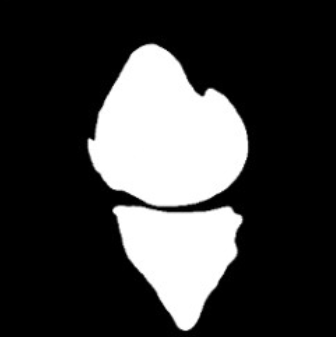
#> input picture test.png, 336 x 337 px
$ python NaiveAlgo.py
#> lines starting #> are read from the running program, lines starting #| are printed output that depends on the picture

# CV: Team V. Simple Algorithm

# first zoom in, given some width/height to the joint
# top left most white pixel, start counting from top to bottom black pixels
# until we hit another white pixel
# add the number of pixels into float
# divide by the width of the section

# naive algorithm: section area is arbitrary

# Identify images with > difference in area between
from matplotlib import pyplot as plt
import numpy as np

from PIL import Image
img = Image.open('test.png').convert('L')
img2 = img
img2 = img2.crop((120,170,240,224))
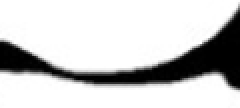
#> img2: PIL image 120x54 L (shown 2 times larger); min 0, max 255, mean 201.7
#Left, Upper, Right, Lower
# The right can also be represented as (left+width)
# and lower can be represented as (upper+height).
npimage = np.asarray(img)

plt.imshow(npimage, cmap='summer', vmax = 255, vmin = 0, interpolation=None)
plt.show()

npimage2 = np.asarray(img2)

threshold = 220

space = 0

print(img2.width)
#| 120
print(img2.height)
#| 54

for x in range(img2.width):
    for y in range(img2.height):
        if(img2.getpixel((x,y)) > threshold):
            space += 1
#> after the loop, space = 4857

plt.imshow(npimage2, cmap='summer', vmax = 255, vmin = 0, interpolation=None)
plt.show()

print(space)
#| 4857

#Currently just counts space. need to add each array to an array itself,
# then average by array size or width
